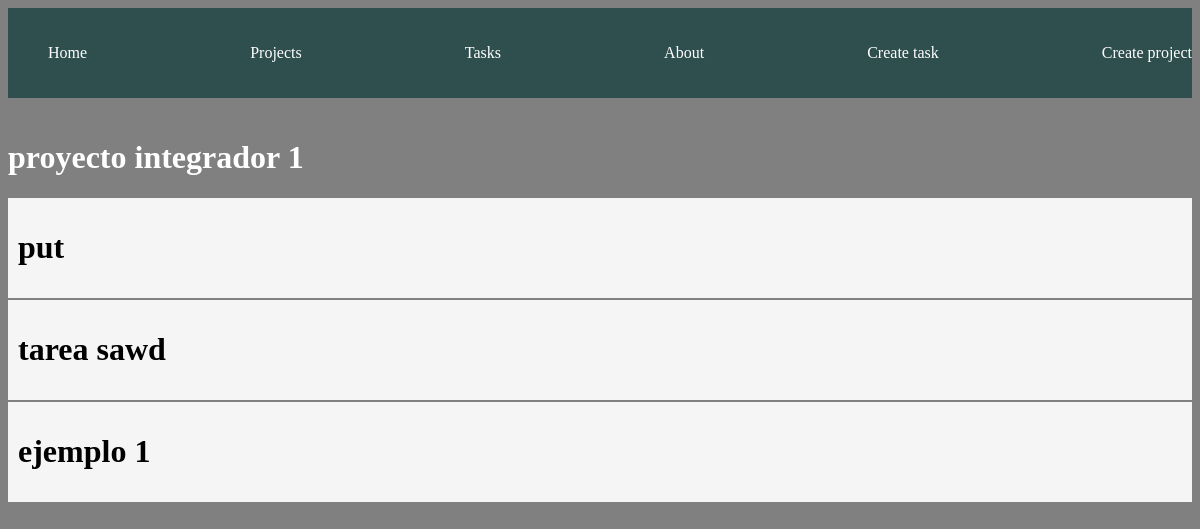
The app's page /projects/2 with its own data.
### myapp/models.py (models this page shows, shortened)
class Project(models.Model):
    name = models.CharField(max_length=200)
    def __str__(self):
        return self.name

class Task(models.Model):
    tittle = models.CharField(max_length=200)
    description = models.TextField()
    projects = models.ForeignKey(Project, on_delete=models.CASCADE)
    done = models.BooleanField(default=False)

### myapp/views.py (the view)
# urls.py: path('projects/<int:id>', views.project_detail, name="project_detail"),
def project_detail(request, id):
    project = get_object_or_404(Project, id=id)
    tasks = Task.objects.filter(projects_id=id)
    return render(request, 'detail.html', {
        'project': project,
        'tasks': tasks
    })

### myapp/templates/detail.html
{% extends 'base.html' %}
{% block content %}
    <h1>{{ project }}</h1>
    {% for a in tasks %}
        <div class="card">
            <h1>
                {{ a.tittle }}
            </h1>
        </div>
    {% endfor %}
{% endblock %}

### myapp/static/css/main.css (style rules this page uses)
body { background: gray; color: white; }
.card { background: whitesmoke; color: black; padding: 10px; margin-bottom: 2px; }

### records on screen
Project: name "proyecto integrador 1"
Task: tittle "put"
Task: tittle "tarea sawd"
Task: tittle "ejemplo 1"
